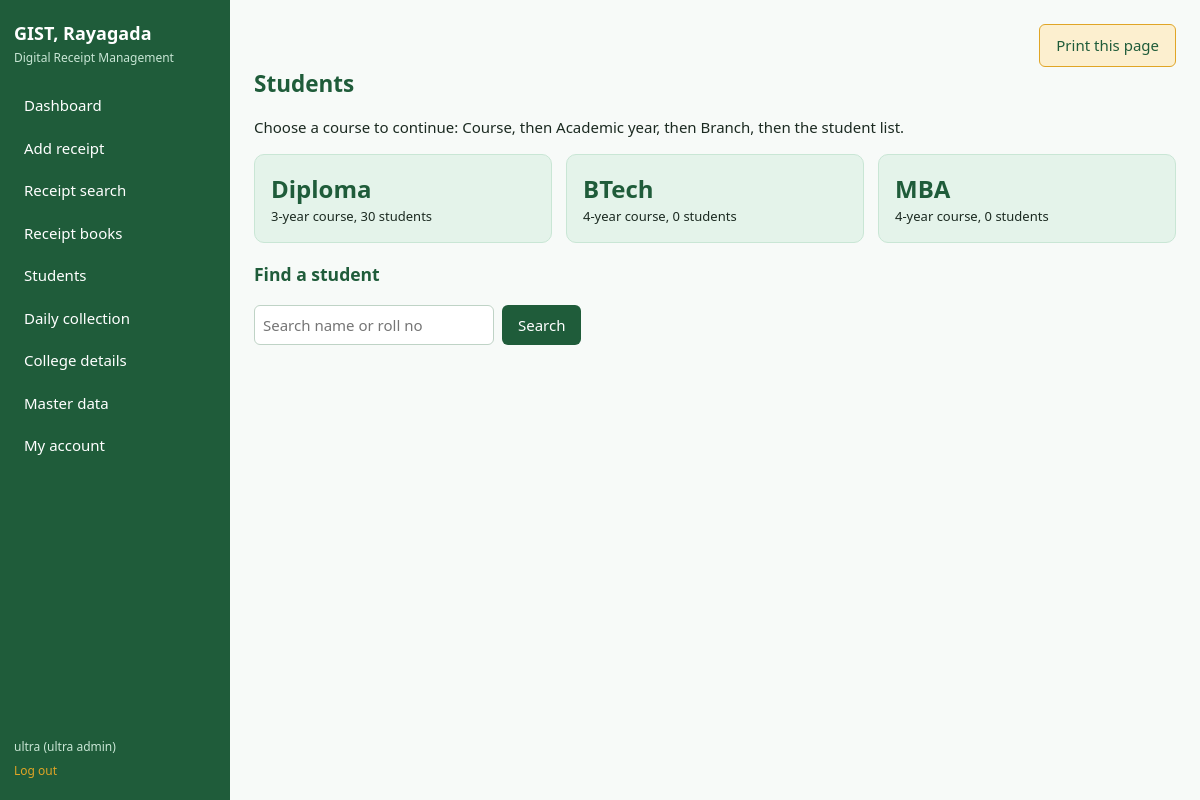
The app's page /students (signed in) with its own data.
### tables this page shows
CREATE TABLE settings(key TEXT PRIMARY KEY, value TEXT);

CREATE TABLE courses(id INTEGER PRIMARY KEY, name TEXT UNIQUE NOT NULL, duration INTEGER NOT NULL DEFAULT 4);

### app.py (the view)
@app.route("/students")
@access(*ENTRY)
def students():
    c, q = db(), request.args.get("q", "").strip()
    courses = c.execute("SELECT c.*, (SELECT COUNT(*) FROM students s WHERE s.course=c.name) AS n FROM courses c ORDER BY c.id").fetchall()
    rows = c.execute("SELECT * FROM students WHERE roll_no LIKE ? OR name LIKE ? ORDER BY course, acad_session, branch, id LIMIT 200",
                     (f"%{q}%", f"%{q}%")).fetchall() if q else []
    return render_template("students.html", courses=courses, q=q, rows=rows)

### app.py (called while the page is built)
def db():
    if "db" not in g:
        g.db = sqlite3.connect(DB)
        g.db.row_factory = sqlite3.Row
        g.db.execute("PRAGMA foreign_keys=ON")
    return g.db

def access(*roles):
    def deco(f):
        @wraps(f)
        def wrapper(*a, **k):
            if "uid" not in session:
                return redirect(url_for("login"))
            if roles and session["role"] != "superadmin" and session["role"] not in roles:
                abort(403)
            return f(*a, **k)
        return wrapper
    return deco

@app.context_processor
def inject():
    c = db()
    return dict(college={r["key"]: r["value"] for r in c.execute("SELECT * FROM settings")},
                qrs=c.execute("SELECT * FROM qr_codes ORDER BY id").fetchall())

### templates/students.html (shortened to what this page needs)
{% extends "base.html" %}{% block title %}Students{% endblock %}{% block body %}<h2>Students</h2>
<p>Choose a course to continue: Course, then Academic year, then Branch, then the student list.</p>
<div class="cards">{% for c in courses %}<a class="card mint" href="{{ url_for('st_years', cid=c.id) }}"><strong>{{ c.name }}</strong><span>{{ c.duration }}-year course, {{ c.n }} students</span></a>
{% else %}<p>No courses yet. The ultra admin can add them in Master data.</p>{% endfor %}</div>
<h3>Find a student</h3>
<form class="bar"><input name="q" value="{{ q }}" placeholder="Search name or roll no"><button>Search</button></form>
{% endblock %}

### templates/base.html (shortened to what this page needs)
<!doctype html><html lang="en"><head><meta charset="utf-8"><meta name="viewport" content="width=device-width,initial-scale=1">
<title>{% block title %}Dashboard{% endblock %} | Receipts</title><link rel="stylesheet" href="{{ url_for('static', filename='style.css') }}">
</head><body>
{% if session.uid %}
<aside class="side"><h1>{{ college.get('name') or 'GIST, Rayagada' }}</h1><p>Digital Receipt Management</p>
<nav>
<a href="{{ url_for('dashboard') }}">Dashboard</a>
{% if session.role != 'principal' %}<a href="{{ url_for('receipt_save') }}">Add receipt</a>{% endif %}
<a href="{{ url_for('search') }}">Receipt search</a>
{% if has('admin','accountant') %}<a href="{{ url_for('books') }}">Receipt books</a>{% endif %}
{% if session.role != 'principal' %}<a href="{{ url_for('students') }}">Students</a>{% endif %}
<a href="{{ url_for('daily') }}">Daily collection</a>
{% if has('admin') %}<a href="{{ url_for('college_page') }}">College details</a>{% endif %}
{% if has() %}<a href="{{ url_for('master') }}">Master data</a>{% endif %}
<a href="{{ url_for('account') }}">My account</a>
</nav><div class="who">{{ session.user }} ({{ 'ultra admin' if session.role == 'superadmin' else session.role }})<a href="{{ url_for('logout') }}">Log out</a></div></aside>
{% endif %}
<main>
{% block ph %}{% if session.uid %}
<div class="noprint" style="text-align:right"><button class="btn alt" onclick="window.print()">Print this page</button></div>{% endif %}{% endblock %}
{% block body %}{% endblock %}
</main><script src="{{ url_for('static', filename='app.js') }}"></script></body></html>

### static/style.css (style rules this page uses)
:root { --forest:#1F5C3A;--forest-d:#174a2e;--mint:#E4F3EA;--mint-d:#C9E6D5;--amber-l:#FCEFCF;--amber:#E0A526;--bg:#F7FAF8;--ink:#1B2A21;--red:#B3402F;--line:#D5E3DA }
* { box-sizing:border-box }
body { margin:0;display:flex;min-height:100vh;background:var(--bg);color:var(--ink);font:15px/1.5 "Segoe UI",system-ui,sans-serif }
.side { width:230px;background:var(--forest);color:#fff;padding:20px 14px;display:flex;flex-direction:column;flex-shrink:0 }
.side h1 { font-size:18px;margin:0 }
.side p { margin:2px 0 18px;font-size:12px;color:var(--mint-d) }
.side nav { display:flex;flex-direction:column;gap:2px;flex:1 }
.side a { color:#fff;text-decoration:none;padding:9px 10px;border-radius:6px }
.who { font-size:12px;color:var(--mint-d) }
.who a { display:block;padding:6px 0 0;color:var(--amber) }
main { flex:1;padding:24px;max-width:1100px;min-width:0 }
h2 { margin:0 0 16px;color:var(--forest) }
.cards { display:grid;grid-template-columns:repeat(auto-fit,minmax(190px,1fr));gap:14px }
.card { padding:16px;border-radius:10px;border:1px solid var(--mint-d);background:var(--mint) }
.card span { display:block;font-size:13px }
.card strong { font-size:24px;color:var(--forest) }
input,select,textarea { padding:8px;border:1px solid #BFD3C6;border-radius:6px;font:inherit;background:#fff }
button,.btn { background:var(--forest);color:#fff;border:0;border-radius:6px;padding:9px 16px;font:inherit;cursor:pointer;text-decoration:none;display:inline-block }
.btn.alt { background:var(--amber-l);color:var(--forest);border:1px solid var(--amber) }
.bar { display:flex;gap:8px;margin:14px 0;flex-wrap:wrap;align-items:center }
a.card { text-decoration:none;color:inherit }
h3 { color:var(--forest) }

### records on screen
settings: value "GIST, Rayagada"
courses: name "Diploma", duration "3", n "30"
courses: name "BTech", duration "4", n "0"
courses: name "MBA", duration "4", n "0"

### other values on screen
{{ session.user }} "ultra"
{{ 'ultra admin' if session.role == 'superadmin' else session.role }} "ultra admin"
